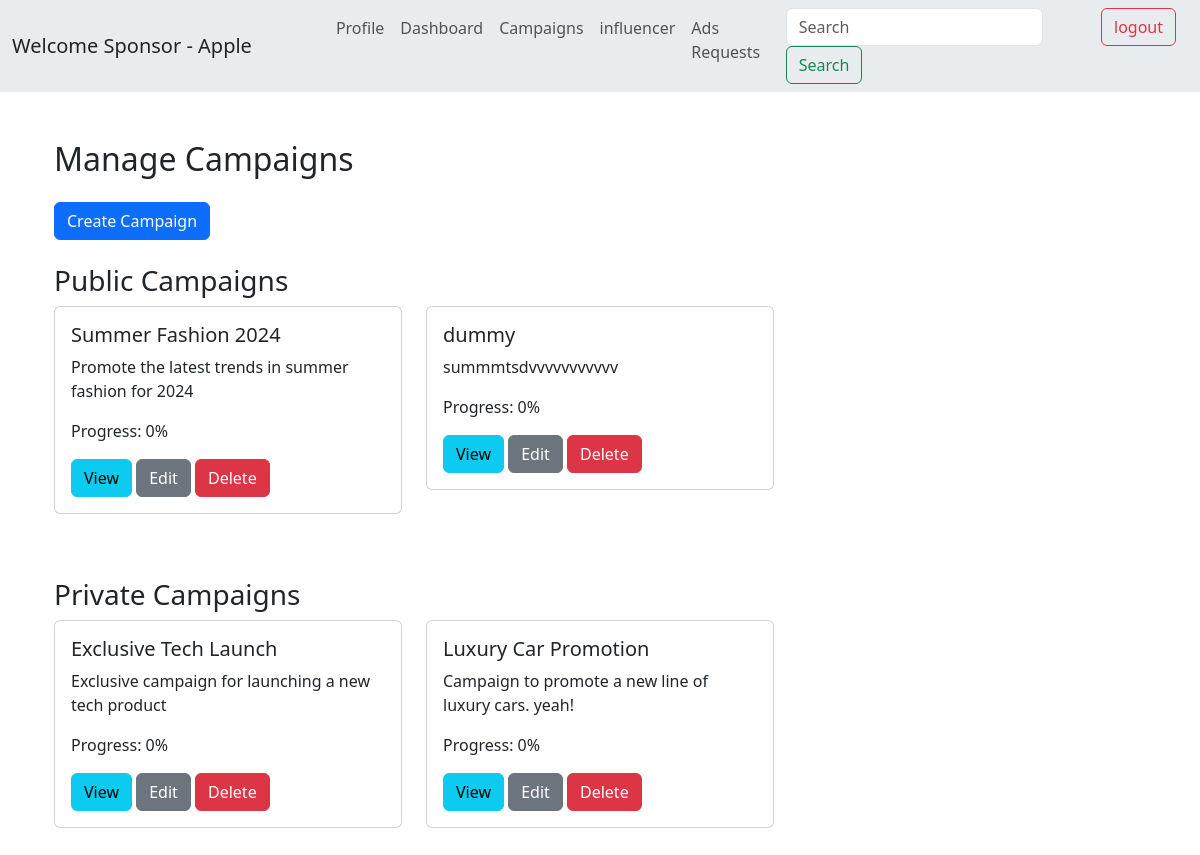
The app's page /sponsor/campaigns (signed in) with its own data.
### models.py (models this page shows)
class Campaign(db.Model):
    __tablename__ = 'campaigns'
    id = db.Column(db.Integer, primary_key=True)
    title = db.Column(db.String(200), nullable=False)
    description = db.Column(db.String(400), nullable=False)
    niche = db.Column(db.String(100), nullable=False)
    start_date = db.Column(db.Date, nullable=False)
    end_date = db.Column(db.Date, nullable=False)
    budget = db.Column(db.Float, nullable=False)
    visibility = db.Column(db.String(50), nullable=False)
    status = db.Column(db.String(50), nullable=False, default='ongoing')
    goals = db.Column(db.Text, nullable=True)
    sponsor_id = db.Column(db.Integer, db.ForeignKey('users.id'), nullable=False)
    is_flagged = db.Column(db.Boolean, default=False)
    sponsor = db.relationship('User', backref=db.backref('campaigns', lazy=True))
    ad_requests = db.relationship('AdRequest', backref='campaigns', lazy=True)
    def progress(self):
        total_ads_required = sum(ad_request.ads_required for ad_request in self.ad_requests)
        total_ads_completed = sum(ad_request.ads_completed for ad_request in self.ad_requests)
        if total_ads_required == 0:
            return 0
        return int((total_ads_completed / total_ads_required) * 100)

class AdRequest(db.Model):
    __tablename__ = 'ad_requests'
    id = db.Column(db.Integer, primary_key=True)
    campaign_id = db.Column(db.Integer, db.ForeignKey('campaigns.id'), nullable=False)
    influencer_id = db.Column(db.Integer, db.ForeignKey('users.id'),  nullable=False)
    sponsor_id = db.Column(db.Integer, db.ForeignKey('users.id'), nullable=False)
    details = db.Column(db.Text, nullable=True)
    ads_required = db.Column(db.Integer, nullable=False, default=1)
    ads_completed = db.Column(db.Integer, nullable=False, default=0)
    payment_amount = db.Column(db.Float, nullable=False)
    status = db.Column(db.String(50), nullable=False, default='pending')  # pending, approved, rejected, accepted, completed
    updated_at = db.Column(db.DateTime, default=datetime.utcnow, onupdate=datetime.utcnow)
    campaign = db.relationship('Campaign', back_populates='ad_requests')
    influencer = db.relationship('User', foreign_keys=[influencer_id])
    sponsor = db.relationship('User', foreign_keys=[sponsor_id])

### main.py (the view, shortened to what this page needs)
@app.route('/sponsor/campaigns', methods=['GET', 'POST'])
def sponsor_campaigns():
    if 'user_id' not in session or session['user_role'] != 'sponsor':
        flash('You need to be logged in as a sponsor to create a campaign.', 'danger')
        return redirect(url_for('login'))
    sponsor_id = session['user_id']
    public_campaigns = Campaign.query.filter_by(visibility='public', sponsor_id=sponsor_id).all()
    private_campaigns = Campaign.query.filter_by(visibility='private', sponsor_id=sponsor_id).all()
    return render_template('/sponsor/sponsor_campaigns.html', public_campaigns=public_campaigns, private_campaigns=private_campaigns)

### templates/sponsor/sponsor_campaigns.html (shortened to what this page needs)
{% extends 'base.html' %}
{% block content %}
<div class="container mt-5">
    <h2 class="mb-4">Manage Campaigns</h2>
    <button type="button" class="btn btn-primary mb-4" data-toggle="modal" data-target="#createCampaignModal">
        Create Campaign
    </button>
    <div class="mb-5">
        <h3>Public Campaigns</h3>
        <div class="row">
            {% for campaign in public_campaigns %}
                {% if campaign.sponsor_id == session['user_id'] %}
                    <div class="col-md-4 mb-3">
                        <div class="card">
                            <div class="card-body">
                                <h5 class="card-title">{{ campaign.title }}</h5>
                                <p class="card-text">{{ campaign.description }}</p>
                                <p class="card-text">Progress: {{ campaign.progress() }}%</p>
                                <a href="{{ url_for('view_campaign', campaign_id=campaign.id) }}" class="btn btn-info">View </a>
                                <a href="{{ url_for('edit_campaign', campaign_id=campaign.id) }}" class="btn btn-secondary">Edit </a>
                                <form method="POST" action="{{ url_for('delete_campaign', campaign_id=campaign.id) }}" style="display:inline;">
                                    <button type="submit" class="btn btn-danger">Delete </button>
                                </form>
                            </div>
                        </div>
                    </div>
                {% endif %}
            {% endfor %}
        </div>
    </div>
    <div class="mb-5">
        <h3>Private Campaigns</h3>
        <div class="row">
            {% for campaign in private_campaigns %}
                {% if campaign.sponsor_id == session['user_id'] %}
                    <div class="col-md-4 mb-3">
                        <div class="card">
                            <div class="card-body">
                                <h5 class="card-title">{{ campaign.title }}</h5>
                                <p class="card-text">{{ campaign.description }}</p>
                                <p class="card-text">Progress: {{ campaign.progress() }}%</p>
                                <a href="{{ url_for('view_campaign', campaign_id=campaign.id) }}" class="btn btn-info">View </a>
                                <a href="{{ url_for('edit_campaign', campaign_id=campaign.id) }}" class="btn btn-secondary">Edit </a>
                                <form method="POST" action="{{ url_for('delete_campaign', campaign_id=campaign.id) }}" style="display:inline;">
                                    <button type="submit" class="btn btn-danger">Delete </button>
                                </form>
                            </div>
                        </div>
                    </div>
                {% endif %}
            {% endfor %}
        </div>
    </div>
</div>
{% endblock %}

### records on screen
Campaign: title "Summer Fashion 2024", description "Promote the latest trends in summer fashion for 2024", progress "0"
Campaign: title "dummy", description "summmtsdvvvvvvvvvvv", progress "0"
Campaign: title "Exclusive Tech Launch", description "Exclusive campaign for launching a new tech product", progress "0"
Campaign: title "Luxury Car Promotion", description "Campaign to promote a new line of luxury cars. yeah!", progress "0"

### other values on screen
{{ session['user_role'].capitalize() }} "Sponsor"
{{ session['username'].capitalize() }} "Apple"
